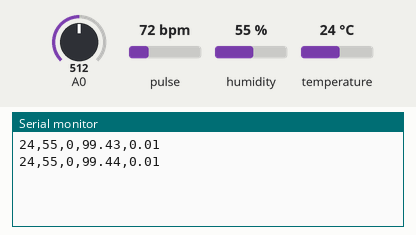
Recording of a sketch running on a simulated ESP8266 (NodeMCU). Shown: the last lines printed to the serial monitor. Inputs (shaded band) come from the test bench; at power-on: pulse 72 bpm, humidity 55 %, A0 = 512, temperature 24 °C.

Above: at 1.2 s.
1.3 s: pulse set to 42 bpm
At 2.3 s:
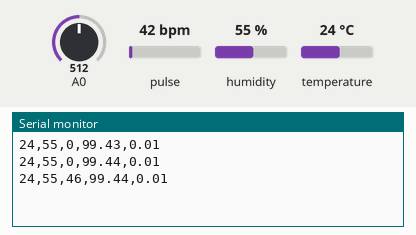
2.8 s: humidity set to 22 %
At 3.6 s:
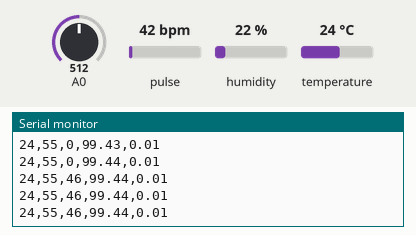
4.3 s: A0 set to 716
At 4.9 s:
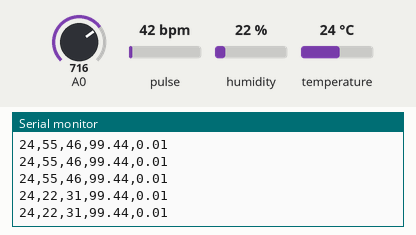
5.8 s: temperature set to 12 °C
At 6.8 s:
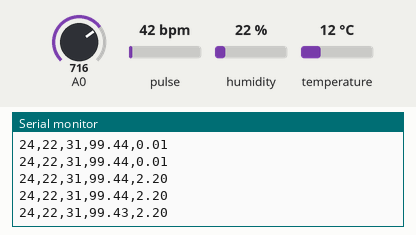
7.3 s: pulse set to 70 bpm
At 8.0 s:
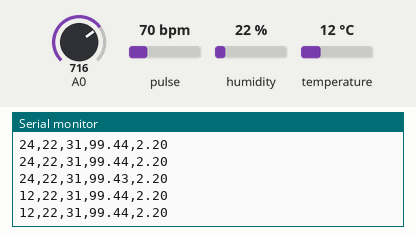
8.8 s: A0 set to 992
At 9.3 s:
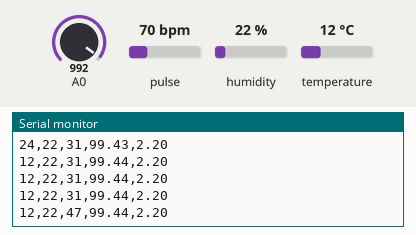
Timing chart, 0 to 11.3 s (numbered marks = the images above; inputs shaded):
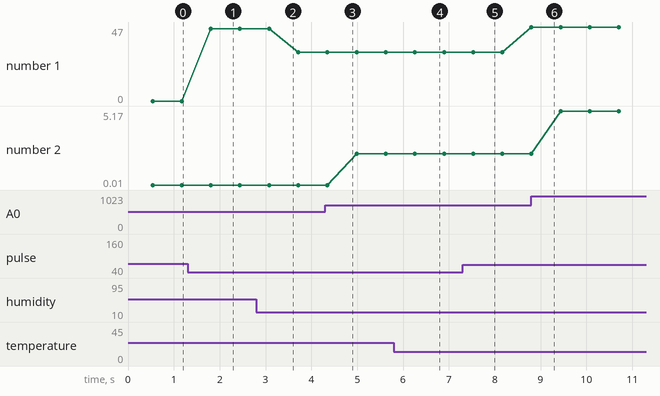

Measured:
- plotted number 2: 0.01 → 2.2 after the input at 4.3 s, 2.2 → 5.17 after the input at 8.8 s

The sketch:

slave.ino
```cpp
#include <DHT11.h>
#include <Wire.h>
#include "FS.h"

#include "MAX30105.h"
#include "heartRate.h"


DHT11 dht11(D4);
MAX30105 particleSensor;

int heartRate = 0;
float spo2 = 0;

int humidity = 0;
int temperature = 0;

const float zeroG = 1.65;
const float sensitivity = 0.3;

unsigned long lastBeat = 0;

const int FS_MS = 20;

void setup() {
  Serial.begin(115200);
  Wire.begin();


  if (!particleSensor.begin(Wire, I2C_SPEED_STANDARD)) {
    Serial.println("MAX30102 was not found. Please check wiring/power.");
    while (1);
  }
  particleSensor.setup();
}


float readG(int pin) {
  int raw = analogRead(pin);
  float voltage = (raw / 1023.0) * 3.3;
  return (voltage - zeroG) / sensitivity;
}
void loop() {

  long irValue = particleSensor.getIR();

float g_slave = readG(A0);

  if (checkForBeat(irValue) == true) {
    long delta = millis() - lastBeat;
    lastBeat = millis();
    heartRate = 60.0 / (delta / 1000.0);
  }


  long redValue = particleSensor.getRed();
  if (redValue > 0 && irValue > 0) {
    spo2 = 100.0 - (5.0 * abs(redValue - irValue) / redValue);
  }


  dht11.readTemperatureHumidity(temperature, humidity);

  Serial.print(temperature);
  Serial.print(",");
  Serial.print(humidity);
  Serial.print(",");
  Serial.print(heartRate);
  Serial.print(",");
  Serial.print(spo2);
  Serial.print(",");
  Serial.println(g_slave);

  delay(100);
}
```
